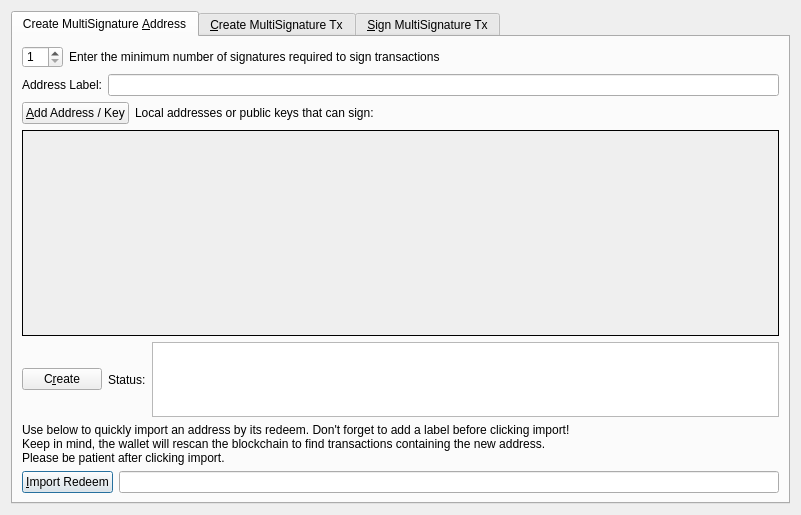
<?xml version="1.0" encoding="UTF-8"?>
<ui version="4.0">
 <class>MultisigDialog</class>
 <widget class="QDialog" name="MultisigDialog">
  <property name="geometry">
   <rect>
    <x>0</x>
    <y>0</y>
    <width>801</width>
    <height>515</height>
   </rect>
  </property>
  <property name="sizePolicy">
   <sizepolicy hsizetype="Fixed" vsizetype="Fixed">
    <horstretch>0</horstretch>
    <verstretch>0</verstretch>
   </sizepolicy>
  </property>
  <property name="windowTitle">
   <string>Multisignature Address Interactions</string>
  </property>
  <layout class="QVBoxLayout" name="verticalLayout_8">
   <item>
    <widget class="QTabWidget" name="multisigTabWidget">
     <property name="styleSheet">
      <string notr="true">QScrollArea{border: 1px solid #000000;}</string>
     </property>
     <property name="currentIndex">
      <number>0</number>
     </property>
     <widget class="QWidget" name="addMultisigTab">
      <property name="sizePolicy">
       <sizepolicy hsizetype="Minimum" vsizetype="Minimum">
        <horstretch>0</horstretch>
        <verstretch>0</verstretch>
       </sizepolicy>
      </property>
      <attribute name="title">
       <string>Create MultiSignature &amp;Address</string>
      </attribute>
      <layout class="QVBoxLayout" name="verticalLayout">
       <item>
        <layout class="QHBoxLayout" name="enterMLayout">
         <item>
          <widget class="QSpinBox" name="enterMSpinbox">
           <property name="sizePolicy">
            <sizepolicy hsizetype="Fixed" vsizetype="Fixed">
             <horstretch>0</horstretch>
             <verstretch>0</verstretch>
            </sizepolicy>
           </property>
           <property name="toolTip">
            <string>How many people must sign to verify a transaction</string>
           </property>
           <property name="minimum">
            <number>1</number>
           </property>
           <property name="maximum">
            <number>15</number>
           </property>
           <property name="value">
            <number>1</number>
           </property>
          </widget>
         </item>
         <item>
          <widget class="QLabel" name="enterMLabel">
           <property name="text">
            <string>Enter the minimum number of signatures required to sign transactions</string>
           </property>
          </widget>
         </item>
        </layout>
       </item>
       <item>
        <layout class="QHBoxLayout" name="addressLabelLayout">
         <item>
          <widget class="QLabel" name="addressLableLabel">
           <property name="text">
            <string>Address Label:</string>
           </property>
          </widget>
         </item>
         <item>
          <widget class="QLineEdit" name="multisigAddressLabel"/>
         </item>
        </layout>
       </item>
       <item>
        <layout class="QHBoxLayout" name="addAddressLayout">
         <item>
          <widget class="QPushButton" name="addAddressButton">
           <property name="toolTip">
            <string>Add another address that could sign to verify a transaction from the multisig address.</string>
           </property>
           <property name="text">
            <string>&amp;Add Address / Key</string>
           </property>
           <property name="autoDefault">
            <bool>false</bool>
           </property>
          </widget>
         </item>
         <item>
          <widget class="QLabel" name="addAddressLabel">
           <property name="sizePolicy">
            <sizepolicy hsizetype="Preferred" vsizetype="Fixed">
             <horstretch>0</horstretch>
             <verstretch>0</verstretch>
            </sizepolicy>
           </property>
           <property name="text">
            <string>Local addresses or public keys that can sign:</string>
           </property>
          </widget>
         </item>
         <item>
          <spacer name="addAddressSpacer_2">
           <property name="orientation">
            <enum>Qt::Horizontal</enum>
           </property>
           <property name="sizeHint" stdset="0">
            <size>
             <width>40</width>
             <height>10</height>
            </size>
           </property>
          </spacer>
         </item>
        </layout>
       </item>
       <item>
        <widget class="QScrollArea" name="addAddressScrollArea">
         <property name="sizePolicy">
          <sizepolicy hsizetype="Preferred" vsizetype="Expanding">
           <horstretch>0</horstretch>
           <verstretch>0</verstretch>
          </sizepolicy>
         </property>
         <property name="widgetResizable">
          <bool>true</bool>
         </property>
         <widget class="QWidget" name="addAddressWidget">
          <property name="geometry">
           <rect>
            <x>0</x>
            <y>0</y>
            <width>759</width>
            <height>166</height>
           </rect>
          </property>
          <layout class="QVBoxLayout" name="verticalLayout_5">
           <item>
            <layout class="QVBoxLayout" name="addressList"/>
           </item>
           <item>
            <spacer name="verticalSpacer">
             <property name="orientation">
              <enum>Qt::Vertical</enum>
             </property>
             <property name="sizeHint" stdset="0">
              <size>
               <width>20</width>
               <height>40</height>
              </size>
             </property>
            </spacer>
           </item>
          </layout>
         </widget>
        </widget>
       </item>
       <item>
        <layout class="QHBoxLayout" name="addMultisigLayout">
         <item>
          <widget class="QPushButton" name="addMultisigButton">
           <property name="sizePolicy">
            <sizepolicy hsizetype="Preferred" vsizetype="Fixed">
             <horstretch>0</horstretch>
             <verstretch>0</verstretch>
            </sizepolicy>
           </property>
           <property name="toolTip">
            <string>Create a new multisig address</string>
           </property>
           <property name="toolTipDuration">
            <number>-3</number>
           </property>
           <property name="text">
            <string>C&amp;reate</string>
           </property>
           <property name="autoDefault">
            <bool>false</bool>
           </property>
          </widget>
         </item>
         <item>
          <widget class="QLabel" name="label">
           <property name="text">
            <string>Status:</string>
           </property>
          </widget>
         </item>
         <item>
          <widget class="QTextEdit" name="addMultisigStatus">
           <property name="sizePolicy">
            <sizepolicy hsizetype="Expanding" vsizetype="Fixed">
             <horstretch>0</horstretch>
             <verstretch>0</verstretch>
            </sizepolicy>
           </property>
           <property name="maximumSize">
            <size>
             <width>16777215</width>
             <height>75</height>
            </size>
           </property>
           <property name="readOnly">
            <bool>true</bool>
           </property>
           <property name="textInteractionFlags">
            <set>Qt::TextSelectableByKeyboard|Qt::TextSelectableByMouse</set>
           </property>
          </widget>
         </item>
        </layout>
       </item>
       <item>
        <widget class="QLabel" name="label_2">
         <property name="sizePolicy">
          <sizepolicy hsizetype="Preferred" vsizetype="Preferred">
           <horstretch>0</horstretch>
           <verstretch>0</verstretch>
          </sizepolicy>
         </property>
         <property name="text">
          <string>Use below to quickly import an address by its redeem. Don't forget to add a label before clicking import!
Keep in mind, the wallet will rescan the blockchain to find transactions containing the new address.
Please be patient after clicking import.</string>
         </property>
         <property name="scaledContents">
          <bool>false</bool>
         </property>
         <property name="wordWrap">
          <bool>true</bool>
         </property>
        </widget>
       </item>
       <item>
        <layout class="QHBoxLayout" name="importLayout">
         <item>
          <widget class="QPushButton" name="importAddressButton">
           <property name="sizePolicy">
            <sizepolicy hsizetype="Fixed" vsizetype="Fixed">
             <horstretch>0</horstretch>
             <verstretch>0</verstretch>
            </sizepolicy>
           </property>
           <property name="text">
            <string>&amp;Import Redeem</string>
           </property>
          </widget>
         </item>
         <item>
          <widget class="QLineEdit" name="importRedeem">
           <property name="sizePolicy">
            <sizepolicy hsizetype="Preferred" vsizetype="Fixed">
             <horstretch>0</horstretch>
             <verstretch>0</verstretch>
            </sizepolicy>
           </property>
          </widget>
         </item>
        </layout>
       </item>
      </layout>
     </widget>
     <widget class="QWidget" name="createTransactionTab">
      <attribute name="title">
       <string>&amp;Create MultiSignature Tx</string>
      </attribute>
      <layout class="QVBoxLayout" name="verticalLayout_3">
       <item>
        <layout class="QHBoxLayout" name="horizontalLayout_2">
         <item>
          <layout class="QVBoxLayout" name="createTxLayout">
           <item>
            <layout class="QHBoxLayout" name="addTxInputLayout">
             <item>
              <widget class="QLabel" name="addTxInputLabel">
               <property name="sizePolicy">
                <sizepolicy hsizetype="Fixed" vsizetype="Preferred">
                 <horstretch>0</horstretch>
                 <verstretch>0</verstretch>
                </sizepolicy>
               </property>
               <property name="text">
                <string>Inputs:</string>
               </property>
              </widget>
             </item>
             <item>
              <widget class="QPushButton" name="pushButtonCoinControl">
               <property name="sizePolicy">
                <sizepolicy hsizetype="Preferred" vsizetype="Fixed">
                 <horstretch>0</horstretch>
                 <verstretch>0</verstretch>
                </sizepolicy>
               </property>
               <property name="text">
                <string>Coin Control</string>
               </property>
              </widget>
             </item>
             <item>
              <layout class="QFormLayout" name="formLayout_2">
               <property name="rightMargin">
                <number>10</number>
               </property>
               <item row="0" column="0">
                <widget class="QLabel" name="labelQuantity">
                 <property name="text">
                  <string>Quantity Selected:</string>
                 </property>
                </widget>
               </item>
               <item row="0" column="1">
                <widget class="QLabel" name="labelQuantity_int">
                 <property name="text">
                  <string>0</string>
                 </property>
                </widget>
               </item>
               <item row="1" column="0">
                <widget class="QLabel" name="labelAmount">
                 <property name="text">
                  <string>Amount:</string>
                 </property>
                </widget>
               </item>
               <item row="1" column="1">
                <widget class="QLabel" name="labelAmount_int">
                 <property name="text">
                  <string>0</string>
                 </property>
                </widget>
               </item>
              </layout>
             </item>
             <item>
              <widget class="QPushButton" name="addInputButton">
               <property name="sizePolicy">
                <sizepolicy hsizetype="Preferred" vsizetype="Fixed">
                 <horstretch>0</horstretch>
                 <verstretch>0</verstretch>
                </sizepolicy>
               </property>
               <property name="toolTip">
                <string>Add an input to fund the outputs</string>
               </property>
               <property name="text">
                <string>Add a Raw Input</string>
               </property>
              </widget>
             </item>
            </layout>
           </item>
           <item>
            <widget class="QScrollArea" name="txInputsScrollArea">
             <property name="sizePolicy">
              <sizepolicy hsizetype="Preferred" vsizetype="Expanding">
               <horstretch>0</horstretch>
               <verstretch>0</verstretch>
              </sizepolicy>
             </property>
             <property name="widgetResizable">
              <bool>true</bool>
             </property>
             <widget class="QWidget" name="txInputsWidget">
              <property name="geometry">
               <rect>
                <x>0</x>
                <y>0</y>
                <width>747</width>
                <height>131</height>
               </rect>
              </property>
              <layout class="QVBoxLayout" name="verticalLayout_7">
               <item>
                <layout class="QVBoxLayout" name="inputsList"/>
               </item>
               <item>
                <spacer name="txInputsSpacer">
                 <property name="orientation">
                  <enum>Qt::Vertical</enum>
                 </property>
                 <property name="sizeHint" stdset="0">
                  <size>
                   <width>20</width>
                   <height>80</height>
                  </size>
                 </property>
                </spacer>
               </item>
              </layout>
             </widget>
            </widget>
           </item>
           <item>
            <layout class="QHBoxLayout" name="addDestinationLayout">
             <item>
              <widget class="QLabel" name="addDestinationLabel">
               <property name="text">
                <string>Address / Amount:</string>
               </property>
              </widget>
             </item>
             <item>
              <widget class="QPushButton" name="addDestinationButton">
               <property name="sizePolicy">
                <sizepolicy hsizetype="Fixed" vsizetype="Fixed">
                 <horstretch>0</horstretch>
                 <verstretch>0</verstretch>
                </sizepolicy>
               </property>
               <property name="toolTip">
                <string>Add destinations to send EQC to</string>
               </property>
               <property name="text">
                <string>Add &amp;Destination</string>
               </property>
              </widget>
             </item>
             <item>
              <spacer name="addDestinationHorizontalSpacer">
               <property name="orientation">
                <enum>Qt::Horizontal</enum>
               </property>
               <property name="sizeHint" stdset="0">
                <size>
                 <width>40</width>
                 <height>20</height>
                </size>
               </property>
              </spacer>
             </item>
            </layout>
           </item>
           <item>
            <widget class="QScrollArea" name="destionationsScrollArea">
             <property name="sizePolicy">
              <sizepolicy hsizetype="Expanding" vsizetype="Expanding">
               <horstretch>0</horstretch>
               <verstretch>0</verstretch>
              </sizepolicy>
             </property>
             <property name="widgetResizable">
              <bool>true</bool>
             </property>
             <widget class="QWidget" name="destinationsScrollAreaContents">
              <property name="geometry">
               <rect>
                <x>0</x>
                <y>0</y>
                <width>747</width>
                <height>130</height>
               </rect>
              </property>
              <layout class="QVBoxLayout" name="verticalLayout_11">
               <item>
                <layout class="QVBoxLayout" name="destinationsList"/>
               </item>
               <item>
                <spacer name="destinationsSpacer">
                 <property name="orientation">
                  <enum>Qt::Vertical</enum>
                 </property>
                 <property name="sizeHint" stdset="0">
                  <size>
                   <width>20</width>
                   <height>20</height>
                  </size>
                 </property>
                </spacer>
               </item>
              </layout>
             </widget>
            </widget>
           </item>
           <item>
            <layout class="QHBoxLayout" name="horizontalLayout_4">
             <item>
              <widget class="QPushButton" name="createButton">
               <property name="sizePolicy">
                <sizepolicy hsizetype="Fixed" vsizetype="Fixed">
                 <horstretch>0</horstretch>
                 <verstretch>0</verstretch>
                </sizepolicy>
               </property>
               <property name="minimumSize">
                <size>
                 <width>150</width>
                 <height>0</height>
                </size>
               </property>
               <property name="toolTip">
                <string>Create a transaction object using the given inputs to the given outputs</string>
               </property>
               <property name="text">
                <string>Cr&amp;eate</string>
               </property>
               <property name="autoDefault">
                <bool>false</bool>
               </property>
               <property name="default">
                <bool>true</bool>
               </property>
              </widget>
             </item>
             <item>
              <widget class="QLabel" name="createButtonLabel">
               <property name="sizePolicy">
                <sizepolicy hsizetype="Fixed" vsizetype="Preferred">
                 <horstretch>0</horstretch>
                 <verstretch>0</verstretch>
                </sizepolicy>
               </property>
               <property name="text">
                <string>Status:</string>
               </property>
               <property name="alignment">
                <set>Qt::AlignRight|Qt::AlignTrailing|Qt::AlignVCenter</set>
               </property>
              </widget>
             </item>
             <item>
              <widget class="QTextEdit" name="createButtonStatus">
               <property name="sizePolicy">
                <sizepolicy hsizetype="Expanding" vsizetype="Minimum">
                 <horstretch>0</horstretch>
                 <verstretch>0</verstretch>
                </sizepolicy>
               </property>
               <property name="maximumSize">
                <size>
                 <width>16777215</width>
                 <height>16777215</height>
                </size>
               </property>
               <property name="sizeAdjustPolicy">
                <enum>QAbstractScrollArea::AdjustToContents</enum>
               </property>
               <property name="readOnly">
                <bool>true</bool>
               </property>
              </widget>
             </item>
            </layout>
           </item>
          </layout>
         </item>
         <item>
          <layout class="QHBoxLayout" name="horizontalLayout_3"/>
         </item>
        </layout>
       </item>
      </layout>
     </widget>
     <widget class="QWidget" name="signMultisigTransaction">
      <property name="styleSheet">
       <string notr="true">txScrollArea:{
	border: 1px solid #000000;
}
keyScrollArea:{
	border: 1px solid #000000;
}
txScrollArea:{
	border: 1px solid #000000;
}</string>
      </property>
      <attribute name="title">
       <string>&amp;Sign MultiSignature Tx</string>
      </attribute>
      <layout class="QVBoxLayout" name="verticalLayout_4">
       <item>
        <layout class="QHBoxLayout" name="transactionHexLayout">
         <item>
          <widget class="QLabel" name="transactionHexLabel">
           <property name="text">
            <string>Transaction Hex:</string>
           </property>
          </widget>
         </item>
         <item>
          <widget class="QLineEdit" name="transactionHex">
           <property name="toolTip">
            <string/>
           </property>
          </widget>
         </item>
        </layout>
       </item>
       <item>
        <layout class="QHBoxLayout" name="horizontalLayout">
         <item>
          <layout class="QVBoxLayout" name="verticalLayout_2">
           <item>
            <layout class="QHBoxLayout" name="horizontalLayout_7">
             <item>
              <widget class="QPushButton" name="signButton">
               <property name="sizePolicy">
                <sizepolicy hsizetype="Preferred" vsizetype="Fixed">
                 <horstretch>0</horstretch>
                 <verstretch>0</verstretch>
                </sizepolicy>
               </property>
               <property name="minimumSize">
                <size>
                 <width>150</width>
                 <height>0</height>
                </size>
               </property>
               <property name="toolTip">
                <string>Sign the transaction from this wallet or from provided private keys</string>
               </property>
               <property name="text">
                <string>S&amp;ign</string>
               </property>
               <property name="autoDefault">
                <bool>false</bool>
               </property>
               <property name="default">
                <bool>true</bool>
               </property>
              </widget>
             </item>
             <item>
              <widget class="QPushButton" name="commitButton">
               <property name="enabled">
                <bool>false</bool>
               </property>
               <property name="sizePolicy">
                <sizepolicy hsizetype="Preferred" vsizetype="Fixed">
                 <horstretch>0</horstretch>
                 <verstretch>0</verstretch>
                </sizepolicy>
               </property>
               <property name="toolTip">
                <string>&lt;html&gt;&lt;head/&gt;&lt;body&gt;&lt;p&gt;DISABLED until transaction has been signed enough times.&lt;/p&gt;&lt;/body&gt;&lt;/html&gt;</string>
               </property>
               <property name="autoFillBackground">
                <bool>false</bool>
               </property>
               <property name="text">
                <string>Co&amp;mmit</string>
               </property>
               <property name="autoDefault">
                <bool>true</bool>
               </property>
              </widget>
             </item>
             <item>
              <layout class="QHBoxLayout" name="addPrivKeyLayout">
               <item>
                <widget class="QPushButton" name="addPrivKeyButton">
                 <property name="sizePolicy">
                  <sizepolicy hsizetype="Fixed" vsizetype="Fixed">
                   <horstretch>0</horstretch>
                   <verstretch>0</verstretch>
                  </sizepolicy>
                 </property>
                 <property name="toolTip">
                  <string>Add private keys to sign the transaction with</string>
                 </property>
                 <property name="text">
                  <string>Add Private &amp;Key</string>
                 </property>
                </widget>
               </item>
               <item>
                <widget class="QLabel" name="addPrivKeyLabel">
                 <property name="text">
                  <string>Sign with only private keys (Not Recommened)</string>
                 </property>
                </widget>
               </item>
              </layout>
             </item>
            </layout>
           </item>
           <item>
            <layout class="QHBoxLayout" name="horizontalLayout_5">
             <item>
              <widget class="QLabel" name="signButtonStatusLabel">
               <property name="text">
                <string>Status:</string>
               </property>
              </widget>
             </item>
             <item>
              <widget class="QTextEdit" name="signButtonStatus">
               <property name="sizePolicy">
                <sizepolicy hsizetype="Expanding" vsizetype="Preferred">
                 <horstretch>0</horstretch>
                 <verstretch>0</verstretch>
                </sizepolicy>
               </property>
               <property name="maximumSize">
                <size>
                 <width>16777215</width>
                 <height>16777215</height>
                </size>
               </property>
               <property name="verticalScrollBarPolicy">
                <enum>Qt::ScrollBarAsNeeded</enum>
               </property>
               <property name="readOnly">
                <bool>true</bool>
               </property>
               <property name="textInteractionFlags">
                <set>Qt::TextSelectableByKeyboard|Qt::TextSelectableByMouse</set>
               </property>
              </widget>
             </item>
            </layout>
           </item>
           <item>
            <widget class="QScrollArea" name="keyScrollArea">
             <property name="sizePolicy">
              <sizepolicy hsizetype="Expanding" vsizetype="Expanding">
               <horstretch>0</horstretch>
               <verstretch>0</verstretch>
              </sizepolicy>
             </property>
             <property name="sizeAdjustPolicy">
              <enum>QAbstractScrollArea::AdjustToContents</enum>
             </property>
             <property name="widgetResizable">
              <bool>true</bool>
             </property>
             <widget class="QWidget" name="keyScrollAreaContents">
              <property name="geometry">
               <rect>
                <x>0</x>
                <y>0</y>
                <width>755</width>
                <height>168</height>
               </rect>
              </property>
              <layout class="QVBoxLayout" name="verticalLayout_9">
               <item>
                <layout class="QVBoxLayout" name="keyList"/>
               </item>
               <item>
                <spacer name="keySpacer">
                 <property name="orientation">
                  <enum>Qt::Vertical</enum>
                 </property>
                 <property name="sizeHint" stdset="0">
                  <size>
                   <width>20</width>
                   <height>20</height>
                  </size>
                 </property>
                </spacer>
               </item>
              </layout>
             </widget>
            </widget>
           </item>
          </layout>
         </item>
        </layout>
       </item>
      </layout>
     </widget>
    </widget>
   </item>
  </layout>
 </widget>
 <resources>
  <include location="../estatequery.qrc"/>
 </resources>
 <connections/>
</ui>
